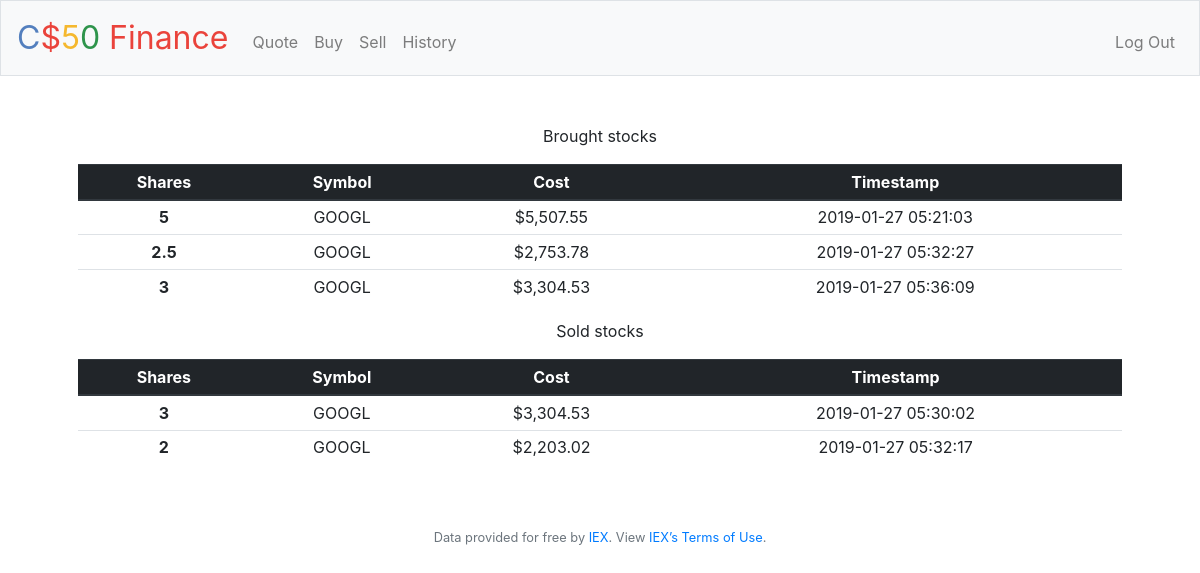
Screenshot of /history (signed in) with the database file from the repository.
### tables this page shows
CREATE TABLE 'buy' ('buy_id' integer PRIMARY KEY AUTOINCREMENT NOT NULL, 'shares' integer NOT NULL, 'symbol' char(5) NOT NULL, 'cost' numeric(13, 4) NOT NULL, 'id' integer NOT NULL, 'datetime' datetime NOT NULL);

CREATE TABLE 'sell' ('sell_id' integer PRIMARY KEY AUTOINCREMENT NOT NULL, 'shares' integer NOT NULL, 'symbol' char(5) NOT NULL, 'cost' numeric(13, 4) NOT NULL, 'id' integer NOT NULL, 'datetime' datetime NOT NULL);

### application.py (the view)
@app.route("/history")
@login_required
def history():
    buy = db.execute("SELECT shares, symbol, cost, datetime FROM buy WHERE id = :id", \
                        id=session["user_id"])
    sell = db.execute("SELECT shares, symbol, cost, datetime FROM sell WHERE id = :id", \
                        id=session["user_id"])
    return render_template("history.html", buy=buy, sell=sell)

### application.py (called while the page is built)
@app.after_request
def after_request(response):
    response.headers["Cache-Control"] = "no-cache, no-store, must-revalidate"
    response.headers["Expires"] = 0
    response.headers["Pragma"] = "no-cache"
    return response

### helpers.py (called while the page is built)
def login_required(f):
    @wraps(f)
    def decorated_function(*args, **kwargs):
        if session.get("user_id") is None:
            return redirect("/login")
        return f(*args, **kwargs)
    return decorated_function

### templates/history.html (shortened to what this page needs)
{% extends "layout.html" %}
{% block main %}
<p>Brought stocks</p>
<table class="table table-sm">
  <thead class="thead-dark">
    <tr>
      <th scope="col">Shares</th>
      <th scope="col">Symbol</th>
      <th scope="col">Cost</th>
      <th scope="col">Timestamp</th>
    </tr>
  </thead>
  <tbody>
  {% for stock in buy %}
      <tr>
        <th scope="row">{{ stock["shares"] }}</th>
        <td>{{ stock["symbol"] }}</td>
        <td>{{ stock["cost"] }}</td>
        <td>{{ stock["datetime"] }}</td>
      </tr>
  {% endfor %}
  </tbody>
</table>
<p>Sold stocks</p>
<table class="table table-sm">
  <thead class="thead-dark">
    <tr>
      <th scope="col">Shares</th>
      <th scope="col">Symbol</th>
      <th scope="col">Cost</th>
      <th scope="col">Timestamp</th>
    </tr>
  </thead>
  <tbody>
  {% for stock in sell %}
      <tr>
        <th scope="row">{{ stock["shares"] }}</th>
        <td>{{ stock["symbol"] }}</td>
        <td>{{ stock["cost"] }}</td>
        <td>{{ stock["datetime"] }}</td>
      </tr>
  {% endfor %}
  </tbody>
</table>
{% endblock %}

### templates/layout.html (shortened to what this page needs)
<!DOCTYPE html>
<html lang="en">
    <head>
        <link href="https://maxcdn.bootstrapcdn.com/bootstrap/4.1.3/css/bootstrap.min.css" rel="stylesheet">
        <link href="/static/styles.css" rel="stylesheet">
    </head>
    <body>
        <nav class="navbar navbar-expand-md navbar-light bg-light border">
            <a class="navbar-brand" href="/"><span class="blue">C</span><span class="red">$</span><span class="yellow">5</span><span class="green">0</span> <span class="red">Finance</span></a>
            <div class="collapse navbar-collapse" id="navbar">
                {% if session.user_id %}
                    <ul class="navbar-nav mr-auto mt-2">
                        <li class="nav-item"><a class="nav-link" href="/quote">Quote</a></li>
                        <li class="nav-item"><a class="nav-link" href="/buy">Buy</a></li>
                        <li class="nav-item"><a class="nav-link" href="/sell">Sell</a></li>
                        <li class="nav-item"><a class="nav-link" href="/history">History</a></li>
                    </ul>
                    <ul class="navbar-nav ml-auto mt-2">
                        <li class="nav-item"><a class="nav-link" href="/logout">Log Out</a></li>
                    </ul>
                {% else %}
                    <ul class="navbar-nav ml-auto mt-2">
                        <li class="nav-item"><a class="nav-link" href="/register">Register</a></li>
                        <li class="nav-item"><a class="nav-link" href="/login">Log In</a></li>
                    </ul>
                {% endif %}
            </div>
        </nav>
        <main class="container p-5">
            {% block main %}{% endblock %}
        </main>
        <footer class="small text-center text-muted">
            Data provided for free by <a href="https://iextrading.com/developer">IEX</a>. View <a href="https://iextrading.com/api-exhibit-a/">IEX’s Terms of Use</a>.
        </footer>
    </body>
</html>

### static/styles.css (style rules this page uses)
nav .navbar-brand { font-size: xx-large; }
nav .navbar-brand .blue { color: #537fbe; }
nav .navbar-brand .red { color: #ea433b; }
nav .navbar-brand .yellow { color: #f5b82e; }
nav .navbar-brand .green { color: #2e944b; }
main { overflow-x: auto; text-align: center; }

### rows the page displays
buy: shares "5", symbol "GOOGL", cost "$5,507.55", datetime "2019-01-27 05:21:03"
buy: shares "2.5", symbol "GOOGL", cost "$2,753.78", datetime "2019-01-27 05:32:27"
buy: shares "3", symbol "GOOGL", cost "$3,304.53", datetime "2019-01-27 05:36:09"
sell: shares "3", symbol "GOOGL", cost "$3,304.53", datetime "2019-01-27 05:30:02"
sell: shares "2", symbol "GOOGL", cost "$2,203.02", datetime "2019-01-27 05:32:17"
